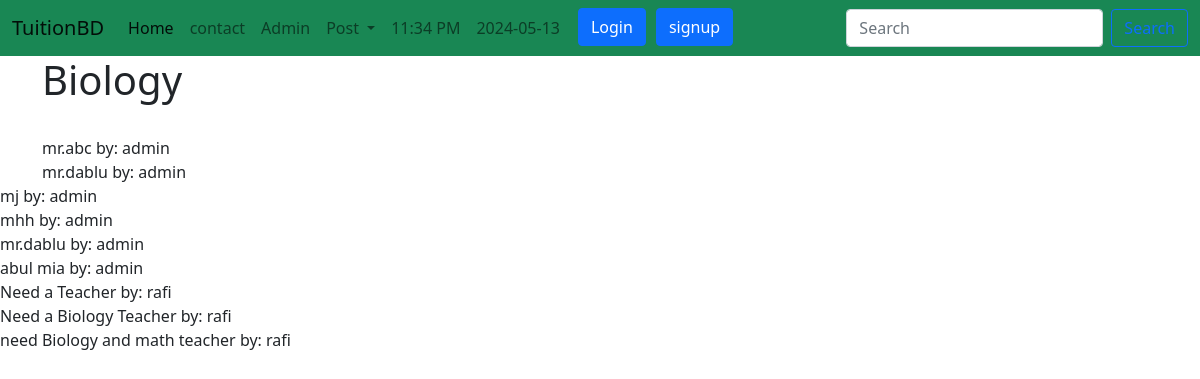
Before: /sub/ with the older database file.
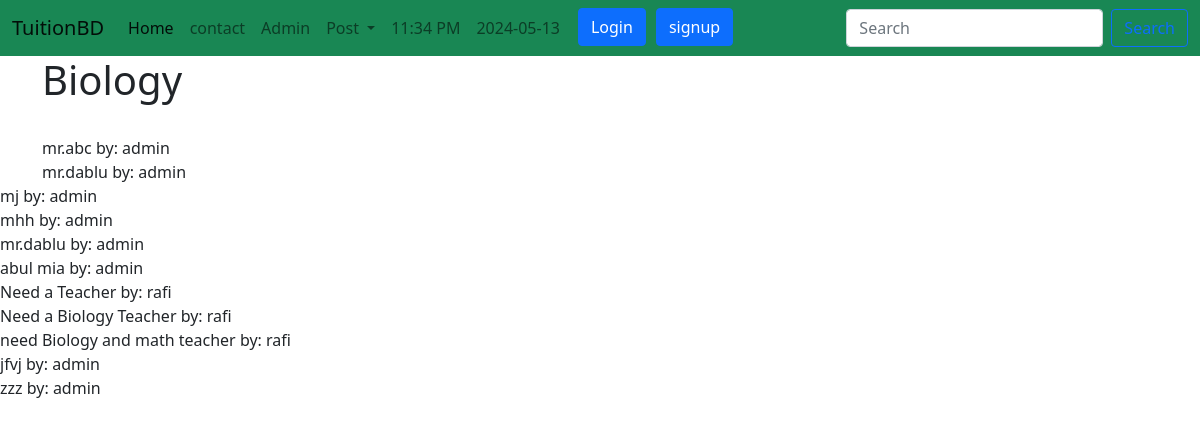
After: the same page with the newer database file.
### app/models.py (models this page shows, shortened)
class Post(models.Model):
    CATEGORY_CHOICES = (
        ('Teacher', 'Teacher'),
        ('Student', 'Student'),
    )
    MEDIUM = (
        ('Bangla', 'bangla'),
        ('English', 'English'),
        ('Urdu', 'Urdu'),
        ('Hindi', 'Hindi')
    )
    user = models.ForeignKey(
        User, on_delete=models.CASCADE, blank=True, null=True)
    id = models.AutoField(primary_key=True)
    title = models.CharField(max_length=100)
    slug = models.CharField(max_length=100, default=title)
    email = models.EmailField()
    salary = models.FloatField()
    details = models.TextField(default='No details provided')
    available = models.BooleanField()
    category = models.CharField(max_length=20, choices=CATEGORY_CHOICES)
    created_date = models.DateTimeField(default=now)
    image = models.ImageField(default='default.jpg',
                              upload_to='tuition/images')
    medium = MultiSelectField(
        max_length=100, max_choices=4, choices=MEDIUM,  default='bangla')
    subject = models.ManyToManyField(Subject, related_name='subject_set')
    class_in = models.ManyToManyField(Class_in, related_name='class_set')
    likes = models.ManyToManyField(User, related_name= 'post_likes')
    views = models.ManyToManyField(User,related_name='post_views')

### app/views.py (the view)
# urls.py: path('sub/',views.subjectview,name = "sub"),
def subjectview(request):
    sub = Subject.objects.get(name='Biology')
    post = sub.subject_set.all()
    return render(request, 'tuition/subjectview.html', {'sub': sub, 'post': post})

### templates/tuition/subjectview.html (shortened to what this page needs)
{% extends 'base.html' %}
{% block body %}
<div class="container">
   <div class="col-md-6">
    <h1>{{sub.name}}</h1> <br>
    {% for p in sub.subject_set.all %}
    {{p.title}} by:
    {{p.user.username}} <br>
</div>
{% endfor %}
{% endblock body %}

Changed rows visible on the page:
added Post: title "jfvj", user.username "admin"
added Post: title "zzz", user.username "admin"
